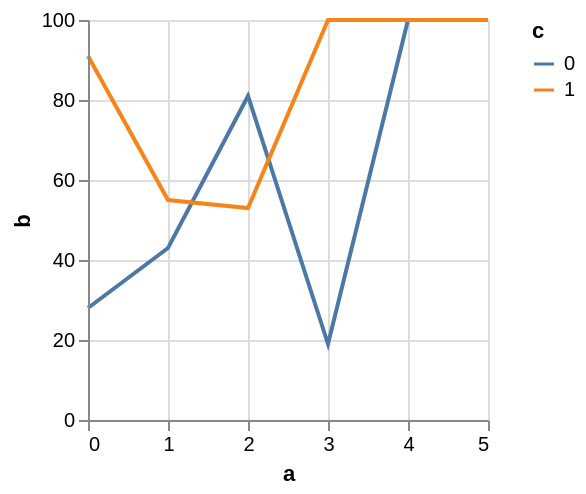

Write a Vega-Lite specification for this figure.
### Vega specification from a JSON file in a GitHub repository (floating-point values rounded to 4 significant figures)
{"$schema": "https://vega.github.io/schema/vega/v5.json", "autosize": "pad", "padding": 5, "width": 200, "height": 200, "style": "cell", "data": [{"name": "source_0", "values": [{"a": 0, "b": 28, "c": 0}, {"a": 0, "b": 91, "c": 1}, {"a": 1, "b": 43, "c": 0}, {"a": 1, "b": 55, "c": 1}, {"a": 2, "b": 81, "c": 0}, {"a": 2, "b": 53, "c": 1}, {"a": 3, "b": 19, "c": 0}]}, {"name": "data_0", "source": "source_0", "transform": [{"type": "impute", "field": "b", "key": "a", "keyvals": {"signal": "sequence(4,6)"}, "method": "value", "groupby": ["c"], "value": null}, {"type": "formula", "expr": "datum.b === null ? 100 : datum.b", "as": "b"}]}], "marks": [{"name": "pathgroup", "type": "group", "from": {"facet": {"name": "faceted_path_main", "data": "data_0", "groupby": ["c"]}}, "encode": {"update": {"width": {"field": {"group": "width"}}, "height": {"field": {"group": "height"}}}}, "marks": [{"name": "marks", "type": "line", "style": ["line"], "sort": {"field": "datum[\"a\"]", "order": "descending"}, "from": {"data": "faceted_path_main"}, "encode": {"update": {"stroke": {"scale": "color", "field": "c"}, "tooltip": {"signal": "{\"a\": format(datum[\"a\"], \"\"), \"b\": format(datum[\"b\"], \"\"), \"c\": datum[\"c\"]}"}, "x": {"scale": "x", "field": "a"}, "y": {"scale": "y", "field": "b"}, "defined": {"signal": "datum[\"a\"] !== null && !isNaN(datum[\"a\"]) && datum[\"b\"] !== null && !isNaN(datum[\"b\"])"}}}}]}], "scales": [{"name": "x", "type": "linear", "domain": {"data": "data_0", "field": "a"}, "range": [0, {"signal": "width"}], "nice": 1, "zero": false}, {"name": "y", "type": "linear", "domain": {"data": "data_0", "field": "b"}, "range": [{"signal": "height"}, 0], "nice": true, "zero": true}, {"name": "color", "type": "ordinal", "domain": {"data": "data_0", "field": "c", "sort": true}, "range": "category", "interpolate": "hcl"}], "axes": [{"scale": "x", "orient": "bottom", "grid": false, "title": "a", "labelFlush": true, "labelOverlap": true, "tickCount": {"signal": "ceil(width/40)"}, "zindex": 1}, {"scale": "x", "orient": "bottom", "gridScale": "y", "grid": true, "tickCount": {"signal": "ceil(width/40)"}, "domain": false, "labels": false, "maxExtent": 0, "minExtent": 0, "ticks": false, "zindex": 0}, {"scale": "y", "orient": "left", "grid": false, "title": "b", "labelOverlap": true, "tickCount": {"signal": "ceil(height/40)"}, "zindex": 1}, {"scale": "y", "orient": "left", "gridScale": "x", "grid": true, "tickCount": {"signal": "ceil(height/40)"}, "domain": false, "labels": false, "maxExtent": 0, "minExtent": 0, "ticks": false, "zindex": 0}], "legends": [{"stroke": "color", "gradientLength": {"signal": "clamp(height, 64, 200)"}, "symbolType": "stroke", "title": "c"}]}
